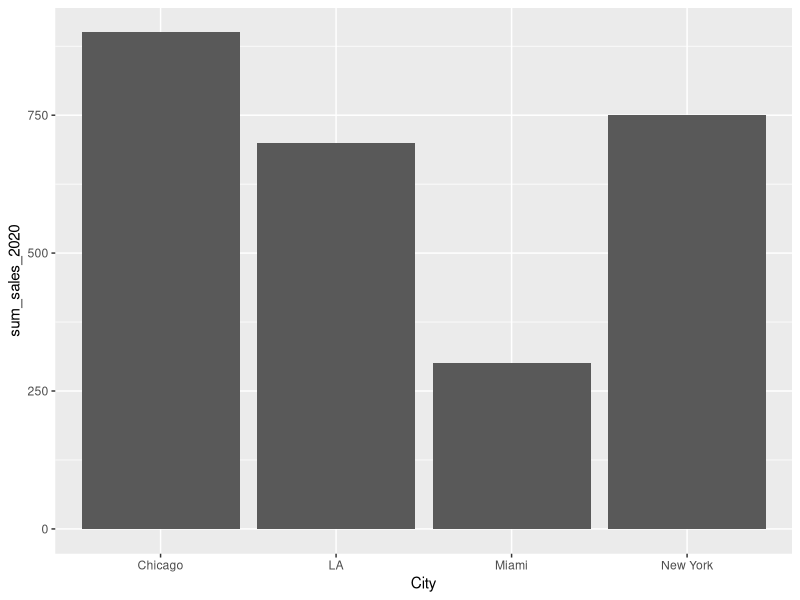
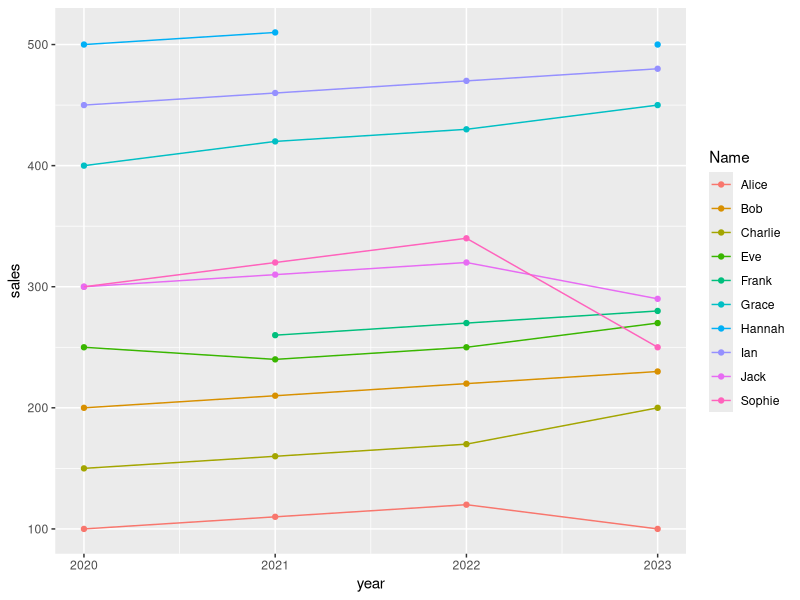
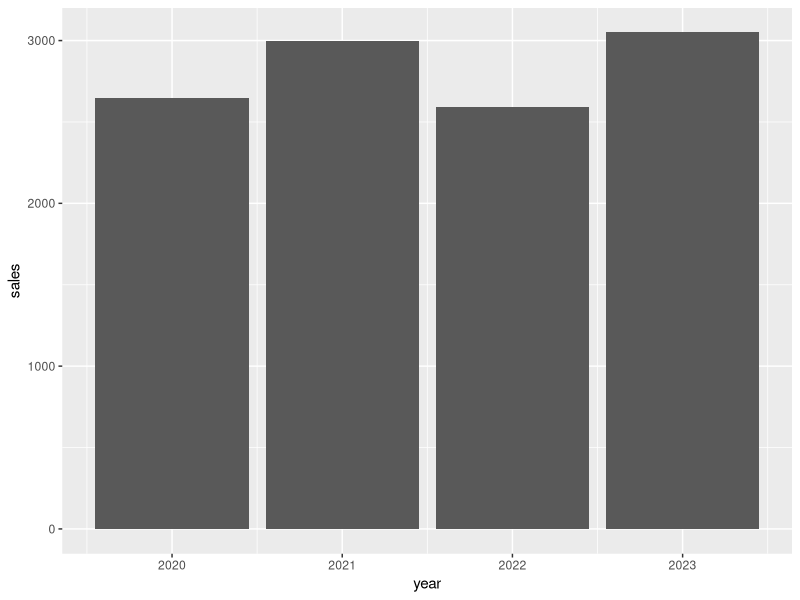
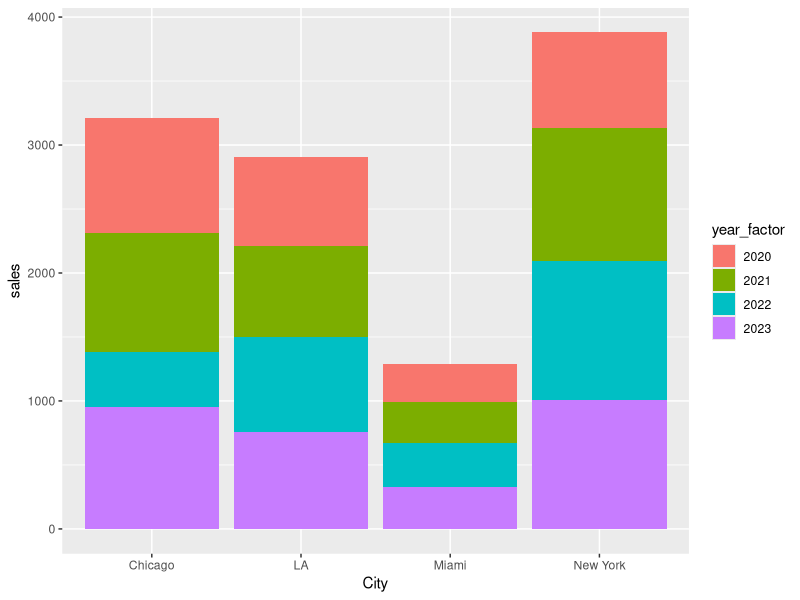

These charts were generated, in order, by the following R code:
## ---- chunk 1
library(readxl)
library(tidyverse)
library(broom)
## ---- chunk 2
df_tidyverse_join <- read_excel('../data/sales_data.xlsx')
## ---- chunk 3
df_tidyverse_join %>% 
  group_by(City) %>% 
  summarize(sum_sales_2020 = sum(sales_2020, na.rm = TRUE)) %>% 
  ggplot(aes(x = City, 
             y = sum_sales_2020)) + 
  geom_col()
## ---- chunk 4
head(df_tidyverse_join)
## ---- chunk 5
df_tidyverse_join_longer <- df_tidyverse_join %>% 
  pivot_longer(cols = starts_with("sales_2"),
               names_to = "year",
               values_to = "sales"
               )

df_tidyverse_join_longer
## ---- chunk 6
df_tidyverse_join_longer <- df_tidyverse_join_longer %>% 
  mutate(year = str_remove(year, 'sales_') %>% as.integer(),
         year_factor = year %>% as.factor(),
         ) 

df_tidyverse_join_longer
## ---- chunk 7
df_tidyverse_join_longer %>% 
  ggplot(aes(x = year, 
             y = sales, 
             color = Name, 
             group = Name)) + 
  geom_point() + 
  geom_line()
## ---- chunk 8
df_tidyverse_join_longer %>% 
  ggplot(aes(x = year, 
             y = sales)) + 
  geom_col()
## ---- chunk 9
df_tidyverse_join_longer %>% 
  ggplot(aes(x = City, 
             y = sales, 
             fill = year_factor)) + 
  geom_col()
## ---- chunk 10
df_tidyverse_join_wider <- df_tidyverse_join_longer %>% 
  select(!year_factor) %>% 
  pivot_wider(names_from = year, 
              values_from = sales)

# Same content
df_tidyverse_join
df_tidyverse_join_wider
## ---- chunk 11
df_tidyverse_join_longer_nested <- df_tidyverse_join_longer %>%  
  group_by(Name) %>% 
  nest(sales_data = c(year_factor, year, sales)) %>% 
  ungroup()

df_tidyverse_join_longer_nested
## ---- chunk 12
df_tidyverse_join_longer_nested %>% 
  filter(Name == 'Bob') %>% 
  pull(sales_data)
## ---- chunk 13
df_tidyverse_join_longer_nested <- df_tidyverse_join_longer_nested %>% 
  mutate(model_object = map(.x = sales_data,
                            .f = ~lm(formula = sales ~ year,
                                     data = .x))
         )

df_tidyverse_join_longer_nested
## ---- chunk 14
df_tidyverse_join_longer_nested %>% 
  filter(Name == 'Bob') %>% 
  pull(model_object) %>% 
  pluck(1) %>% 
  tidy(conf.int = TRUE,
       conf.level = 0.95)
## ---- chunk 15
df_tidyverse_join_longer_nested %>% 
  filter(Name == 'Sophie') %>% 
  pull(model_object)
